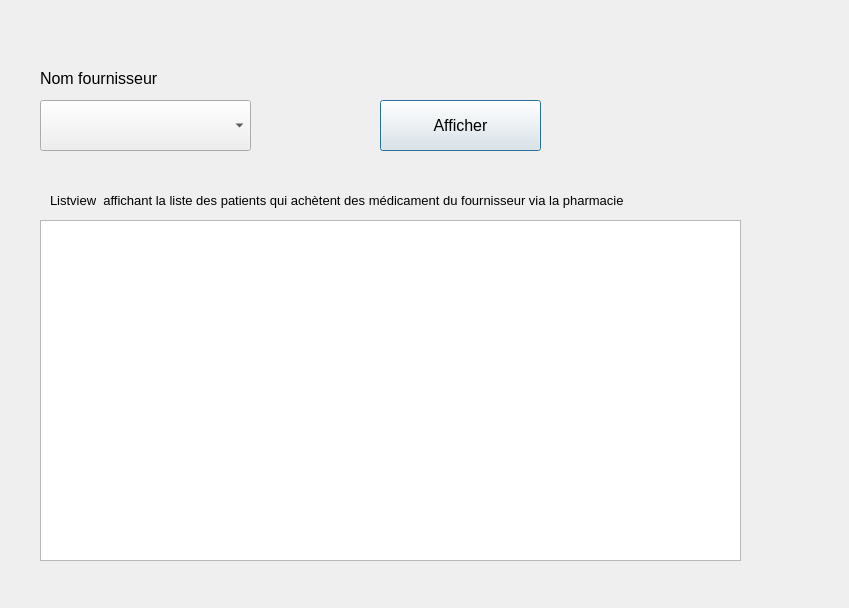
<?xml version="1.0" encoding="UTF-8"?>
<ui version="4.0">
 <class>Dialog_Recherche</class>
 <widget class="QDialog" name="Dialog_Recherche">
  <property name="geometry">
   <rect>
    <x>0</x>
    <y>0</y>
    <width>849</width>
    <height>608</height>
   </rect>
  </property>
  <property name="windowTitle">
   <string>Dialog recherche</string>
  </property>
  <widget class="QLabel" name="label_nom_fournisseur">
   <property name="geometry">
    <rect>
     <x>40</x>
     <y>70</y>
     <width>171</width>
     <height>16</height>
    </rect>
   </property>
   <property name="font">
    <font>
     <pointsize>12</pointsize>
    </font>
   </property>
   <property name="text">
    <string>Nom fournisseur</string>
   </property>
  </widget>
  <widget class="QComboBox" name="comboBox_nom_fournisseur">
   <property name="geometry">
    <rect>
     <x>40</x>
     <y>100</y>
     <width>211</width>
     <height>51</height>
    </rect>
   </property>
   <property name="font">
    <font>
     <pointsize>12</pointsize>
    </font>
   </property>
   <item>
    <property name="text">
     <string/>
    </property>
   </item>
   <item>
    <property name="text">
     <string/>
    </property>
   </item>
   <item>
    <property name="text">
     <string/>
    </property>
   </item>
  </widget>
  <widget class="QListView" name="listView_list_patients_fournisseur">
   <property name="geometry">
    <rect>
     <x>40</x>
     <y>220</y>
     <width>701</width>
     <height>341</height>
    </rect>
   </property>
  </widget>
  <widget class="QLabel" name="label_listview">
   <property name="geometry">
    <rect>
     <x>50</x>
     <y>190</y>
     <width>771</width>
     <height>21</height>
    </rect>
   </property>
   <property name="font">
    <font>
     <pointsize>10</pointsize>
    </font>
   </property>
   <property name="text">
    <string>Listview  affichant la liste des patients qui achètent des médicament du fournisseur via la pharmacie</string>
   </property>
  </widget>
  <widget class="QPushButton" name="pushButton_afficher">
   <property name="geometry">
    <rect>
     <x>380</x>
     <y>100</y>
     <width>161</width>
     <height>51</height>
    </rect>
   </property>
   <property name="font">
    <font>
     <pointsize>12</pointsize>
    </font>
   </property>
   <property name="text">
    <string>Afficher</string>
   </property>
  </widget>
 </widget>
 <resources/>
 <connections/>
</ui>
